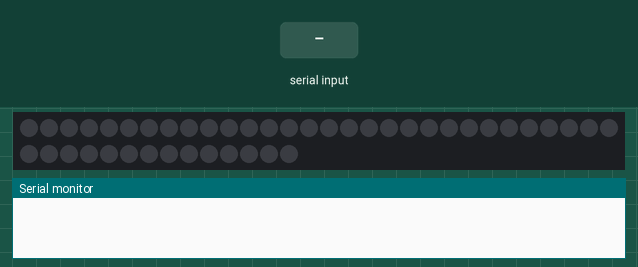
This sketch was run on a simulated Arduino Uno, built with avr-gcc and run on an emulated ATmega328P. Shown: 44 RGB LEDs in strip order, left to right, continuing on the next row, the last lines printed to the serial monitor. The test bench sets the inputs (shaded band). Dim RGB values are drawn brighter than linear.

Above: at 1.2 s.
1.3 s: "r" received over the second serial link
2.9 s: "5\n" received over the second serial link
At 3.8 s:
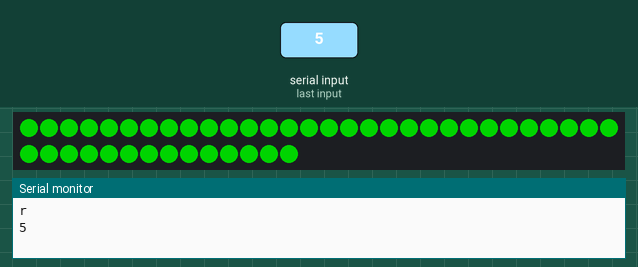
4.6 s: "g" received over the second serial link
At 6.2 s:
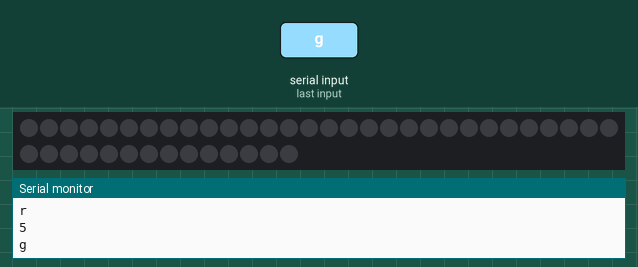
Timing chart, 0 to 7.7 s (numbered marks = the images above; inputs shaded):
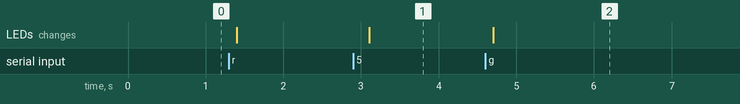

Measured:
- after the input at 2.9 s, the LEDs: change after 0.20 s (image 1)
- after the input at 4.6 s, the LEDs: change after 0.10 s (image 2)

The sketch:

phone_lights_final.ino
```cpp
#include <SoftwareSerial.h>
#include <FastLED.h>

SoftwareSerial mySerial(7, 8); //RX, TX

#define num_leds 44
#define data_pin 6

CRGB leds[num_leds];

char character;
boolean flag = false;

String data0 = "0",
       data1 = "1",
       data2 = "2",
       data3 = "3",
       data4 = "4",
       data5 = "5",
       data6 = "6",
       data7 = "7",
       data8 = "8",
       data9 = "9";

int power_pin = 9;

String colorData = "";

int r = 0,
    g = 0,
    b = 0;

void setup() {
  mySerial.begin(9600);
  Serial.begin(6900);

  FastLED.addLeds<NEOPIXEL, data_pin>(leds, num_leds);

  pinMode(data_pin, OUTPUT);
  pinMode(power_pin, OUTPUT);

  mySerial.print("Send data from phone");
}

void turn_off() {
  for (int i = 0; i <= num_leds; i++) {
    leds[i] = CRGB::Black;
  }
  FastLED.show();
}

void turn_white() {
  for (int i = 0; i <= num_leds; i++) {
    leds[i] = CRGB::White;
  }
  FastLED.show();
}

void turn_blue() {
  for (int i = 0; i <= num_leds; i++) {
    leds[i] = CRGB::Blue;
  }
  FastLED.show();
}

void turn_red() {
  for (int i = 0; i <= num_leds; i++) {
    leds[i] = CRGB::Red;
  }
  FastLED.show();
}

void turn_purple() {
  for (int i = 0; i <= num_leds; i++) {
    leds[i] = CRGB::Purple;
  }
  FastLED.show();
}

void turn_green() {
  for (int i = 0; i <= num_leds; i++) {
    leds[i] = CRGB::Green;
  }
  FastLED.show();
}

void turn_yellow() {
  for (int i = 0; i <= num_leds; i++) {
    leds[i] = CRGB::Yellow;
  }
  FastLED.show();
}

void turn_orange() {
  for (int i = 0; i <= num_leds; i++) {
    leds[i] = CRGB::Orange;
  }
  FastLED.show();
}

void turn_pink() {
  for (int i = 0; i <= num_leds; i++) {
    leds[i] = CRGB::Pink;
  }
  FastLED.show();
}

void turn_cyan() {
  for (int i = 0; i <= num_leds; i++) {
    leds[i] = CRGB::Cyan;
  }
  FastLED.show();
}

void loop() {
  digitalWrite(power_pin, HIGH);

  String Data = "";
  flag = false;

  while(mySerial.available()) {
    character = mySerial.read();
    colorData = String(character);
    Data.concat(character);
    flag = true;
    delay(100);
  }

  if (flag) {
    Data.trim();
    Serial.println(Data);

    if(colorData[0] == "r") {
      r = colorData.substring(1, colorData.length()).toInt();
    }
    else if (colorData[0] == "g") {
      g = colorData.substring(1, colorData.length()).toInt();
    }
    else if (colorData[0] == "b") {
      b = colorData.substring(1, colorData.length()).toInt();
    }

    for (int i = 0; i <= num_leds; i++) {
      leds[i] = CRGB(r, g, b);
    }
    FastLED.show();


    if(Data.equals(data0)) {
      turn_off();
    }
    if(Data.equals(data1)) {
      turn_white();
    }
    if(Data.equals(data2)) {
      turn_blue();
    }
    if(Data.equals(data3)) {
      turn_red();
    }
    if(Data.equals(data4)) {
      turn_purple();
    }
    if(Data.equals(data5)) {
      turn_green();
    }
    if(Data.equals(data6)) {
      turn_yellow();
    }
    if(Data.equals(data7)) {
      turn_orange();
    }
    if(Data.equals(data8)) {
      turn_pink();
    }
    if(Data.equals(data9)) {
      turn_cyan();
    }
  }

}
```
